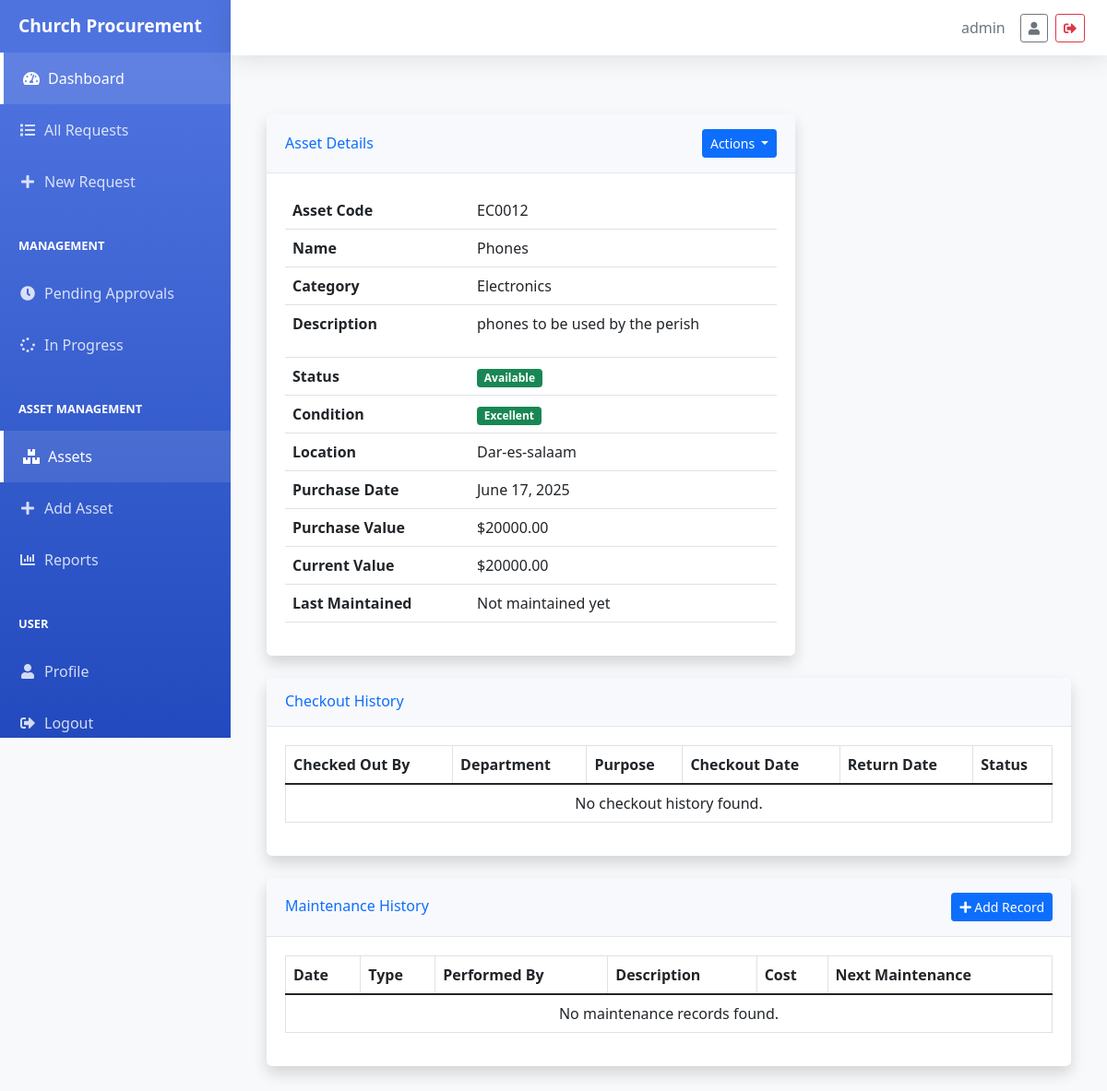
Page /procurement/assets/1/ (signed in) on the earlier database version.
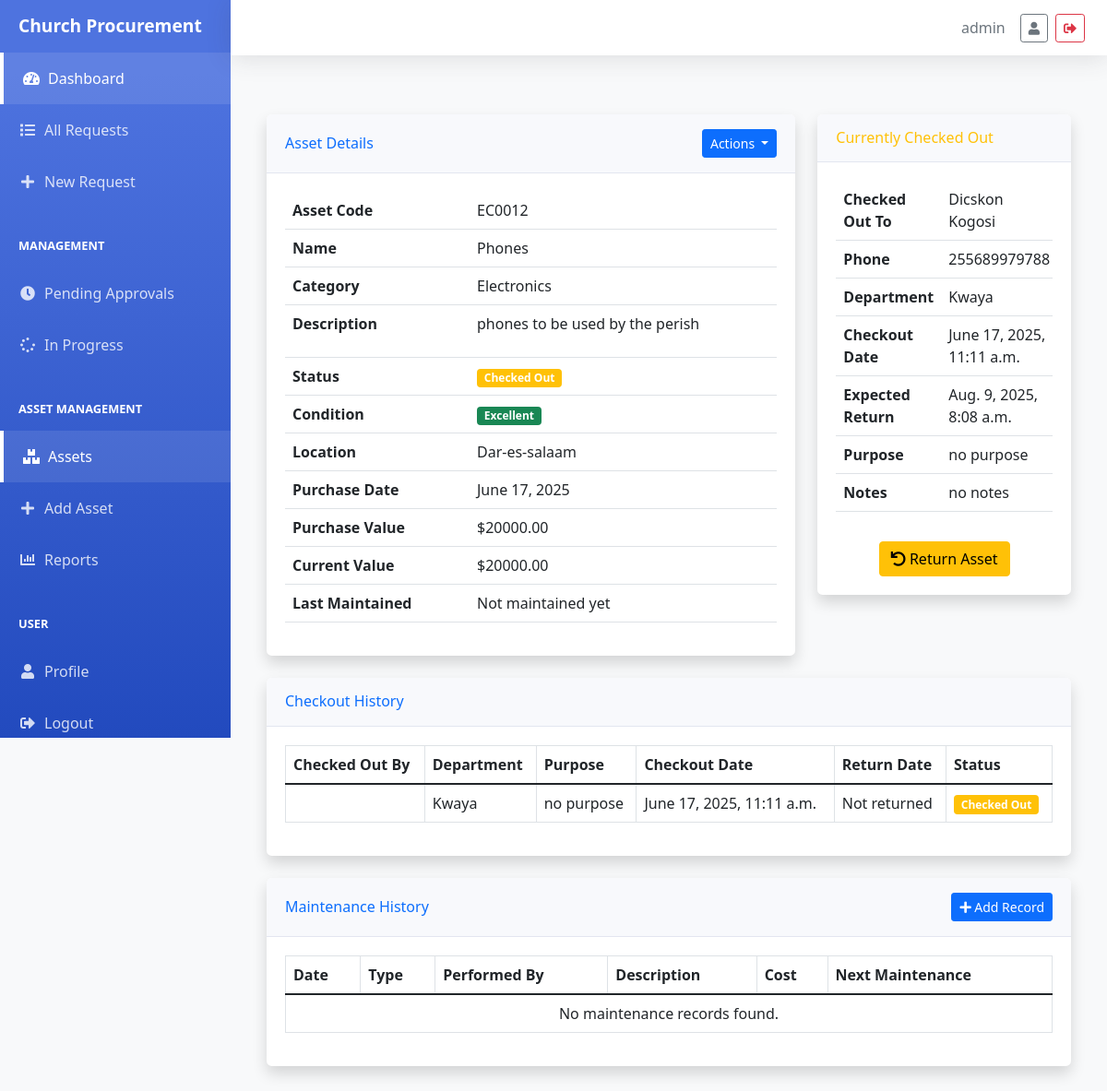
Same page on the later database version.
### procurement/models/asset.py (models this page shows, shortened)
class Asset(models.Model):
    CONDITION_CHOICES = [
        ('EXCELLENT', 'Excellent'),
        ('GOOD', 'Good'),
        ('FAIR', 'Fair'),
        ('POOR', 'Poor'),
        ('DAMAGED', 'Damaged'),
    ]
    STATUS_CHOICES = [
        ('AVAILABLE', 'Available'),
        ('CHECKED_OUT', 'Checked Out'),
        ('MAINTENANCE', 'Under Maintenance'),
        ('RETIRED', 'Retired'),
    ]
    name = models.CharField(max_length=200)
    asset_code = models.CharField(max_length=50, unique=True)
    category = models.ForeignKey(AssetCategory, on_delete=models.PROTECT)
    description = models.TextField()
    purchase_date = models.DateField()
    purchase_value = models.DecimalField(max_digits=10, decimal_places=2)
    current_value = models.DecimalField(max_digits=10, decimal_places=2)
    condition = models.CharField(max_length=20, choices=CONDITION_CHOICES)
    status = models.CharField(max_length=20, choices=STATUS_CHOICES, default='AVAILABLE')
    location = models.CharField(max_length=100)
    last_maintained = models.DateField(null=True, blank=True)
    notes = models.TextField(blank=True)
    created_at = models.DateTimeField(auto_now_add=True)
    updated_at = models.DateTimeField(auto_now=True)

class AssetCategory(models.Model):
    name = models.CharField(max_length=100)
    description = models.TextField(blank=True)
    class Meta:
        verbose_name_plural = "Asset Categories"

class AssetCheckout(models.Model):
    asset = models.ForeignKey(Asset, on_delete=models.PROTECT)
    checked_out_to_name = models.CharField(max_length=100)
    checked_out_to_phone = models.CharField(max_length=20)
    department = models.CharField(max_length=100)
    purpose = models.TextField()
    checked_out_date = models.DateTimeField(default=timezone.now)
    expected_return_date = models.DateTimeField()
    actual_return_date = models.DateTimeField(null=True, blank=True)
    condition_at_checkout = models.CharField(max_length=20, choices=Asset.CONDITION_CHOICES)
    condition_at_return = models.CharField(max_length=20, choices=Asset.CONDITION_CHOICES, null=True, blank=True)
    checkout_notes = models.TextField(blank=True)
    return_notes = models.TextField(blank=True)
    def is_overdue(self):
        if not self.actual_return_date and timezone.now() > self.expected_return_date:
            return True
        return False

### procurement/views/asset_views.py (the view)
# urls.py: path('assets/<int:pk>/', AssetDetailView.as_view(), name='asset_detail'),
class AssetDetailView(LoginRequiredMixin, DetailView):
    model = Asset
    template_name = 'procurement/asset/asset_detail.html'
    context_object_name = 'asset'
    def get_context_data(self, **kwargs):
        context = super().get_context_data(**kwargs)
        context['checkouts'] = self.object.assetcheckout_set.all().order_by('-checked_out_date')
        context['maintenance_records'] = self.object.maintenancerecord_set.all().order_by('-maintenance_date')
        if self.object.status == 'CHECKED_OUT':
            try:
                context['current_checkout'] = self.object.assetcheckout_set.filter(
                    actual_return_date__isnull=True
                ).latest('checked_out_date')
            except AssetCheckout.DoesNotExist:
                context['current_checkout'] = None
        return context

### procurement/templates/procurement/asset/asset_detail.html (shortened to what the changed rows need)
{% extends 'base.html' %}
{% block content %}
<div class="container-fluid py-4">
    <div class="row">
        <div class="col-xl-8 col-lg-7">
            <div class="card shadow mb-4">
                <div class="card-body">
                    <div class="table-responsive">
                        <table class="table">
                            <tr>
                                <th style="width: 200px;">Asset Code</th>
                                <td>{{ asset.asset_code }}</td>
                            </tr>
                            <tr>
                                <th>Name</th>
                                <td>{{ asset.name }}</td>
                            </tr>
                            <tr>
                                <th>Category</th>
                                <td>{{ asset.category.name }}</td>
                            </tr>
                            <tr>
                                <th>Description</th>
                                <td>{{ asset.description|linebreaks }}</td>
                            </tr>
                            <tr>
                                <th>Status</th>
                                <td>
                                    <span class="badge {% if asset.status == 'AVAILABLE' %}bg-success
                                        {% elif asset.status == 'CHECKED_OUT' %}bg-warning
                                        {% elif asset.status == 'MAINTENANCE' %}bg-info
                                        {% else %}bg-secondary{% endif %}">
                                        {{ asset.get_status_display }}
                                    </span>
                                </td>
                            </tr>
                            <tr>
                                <th>Condition</th>
                                <td>
                                    <span class="badge {% if asset.condition == 'EXCELLENT' %}bg-success
                                        {% elif asset.condition == 'GOOD' %}bg-info
                                        {% elif asset.condition == 'FAIR' %}bg-warning
                                        {% else %}bg-danger{% endif %}">
                                        {{ asset.get_condition_display }}
                                    </span>
                                </td>
                            </tr>
                            <tr>
                                <th>Location</th>
                                <td>{{ asset.location }}</td>
                            </tr>
                            <tr>
                                <th>Purchase Date</th>
                                <td>{{ asset.purchase_date }}</td>
                            </tr>
                            <tr>
                                <th>Purchase Value</th>
                                <td>${{ asset.purchase_value|floatformat:2 }}</td>
                            </tr>
                            <tr>
                                <th>Current Value</th>
                                <td>${{ asset.current_value|floatformat:2 }}</td>
                            </tr>
                            <tr>
                                <th>Last Maintained</th>
                                <td>{{ asset.last_maintained|default:"Not maintained yet" }}</td>
                            </tr>
                        </table>
                    </div>
                </div>
            </div>
        </div>
        <div class="col-xl-4 col-lg-5">
            {% if current_checkout %}
            <div class="card shadow mb-4">
                <div class="card-header py-3">
                    <h6 class="m-0 font-weight-bold text-warning">Currently Checked Out</h6>
                </div>
                <div class="card-body">
                    <div class="table-responsive">
                        <table class="table">
                            <tr>
                                <th>Checked Out To</th>
                                <td>{{ current_checkout.checked_out_to_name }}</td>
                            </tr>
                            <tr>
                                <th>Phone</th>
                                <td>{{ current_checkout.checked_out_to_phone }}</td>
                            </tr>
                            <tr>
                                <th>Department</th>
                                <td>{{ current_checkout.department }}</td>
                            </tr>
                            <tr>
                                <th>Checkout Date</th>
                                <td>{{ current_checkout.checked_out_date }}</td>
                            </tr>
                            <tr>
                                <th>Expected Return</th>
                                <td>{{ current_checkout.expected_return_date }}</td>
                            </tr>
                            <tr>
                                <th>Purpose</th>
                                <td>{{ current_checkout.purpose }}</td>
                            </tr>
                            {% if current_checkout.checkout_notes %}
                            <tr>
                                <th>Notes</th>
                                <td>{{ current_checkout.checkout_notes }}</td>
                            </tr>
                            {% endif %}
                        </table>
                    </div>
                    <div class="text-center mt-3">
                        <a href="{% url 'procurement:asset_return' current_checkout.pk %}" class="btn btn-warning">
                            <i class="fas fa-undo"></i> Return Asset
                        </a>
                    </div>
                </div>
            </div>
            {% endif %}
        </div>
    </div>
    <div class="row">
        <div class="col-12">
            <div class="card shadow mb-4">
                <div class="card-body">
                    <div class="table-responsive">
                        <table class="table table-bordered">
                            <thead>
                                <tr>
                                    <th>Checked Out By</th>
                                    <th>Department</th>
                                    <th>Purpose</th>
                                    <th>Checkout Date</th>
                                    <th>Return Date</th>
                                    <th>Status</th>
                                </tr>
                            </thead>
                            <tbody>
                                {% for checkout in checkouts %}
                                <tr>
                                    <td>{{ checkout.checked_out_by }}</td>
                                    <td>{{ checkout.department }}</td>
                                    <td>{{ checkout.purpose }}</td>
                                    <td>{{ checkout.checked_out_date }}</td>
                                    <td>{{ checkout.actual_return_date|default:"Not returned" }}</td>
                                    <td>
                                        {% if not checkout.actual_return_date %}
                                            {% if checkout.is_overdue %}
                                            <span class="badge bg-danger">Overdue</span>
                                            {% else %}
                                            <span class="badge bg-warning">Checked Out</span>
                                            {% endif %}
                                        {% else %}
                                        <span class="badge bg-success">Returned</span>
                                        {% endif %}
                                    </td>
                                </tr>
                                {% empty %}
                                <tr>
                                    <td colspan="6" class="text-center">No checkout history found.</td>
                                </tr>
                                {% endfor %}
                            </tbody>
                        </table>
                    </div>
                </div>
            </div>
        </div>
    </div>
    <div class="row">
        <div class="col-12">
            <div class="card shadow mb-4">
                <div class="card-body">
                    <div class="table-responsive">
                        <table class="table table-bordered">
                            <thead>
                                <tr>
                                    <th>Date</th>
                                    <th>Type</th>
                                    <th>Performed By</th>
                                    <th>Description</th>
                                    <th>Cost</th>
                                    <th>Next Maintenance</th>
                                </tr>
                            </thead>
                        </table>
                    </div>
                </div>
            </div>
        </div>
    </div>
</div>
{% endblock %}

Differences in the rows shown:
changed Asset "EC0012": status "Available" → "Checked Out"
added AssetCheckout: checked_out_to_name "Dicskon Kogosi", checked_out_to_phone "255689979788", department "Kwaya", checked_out_date "June 17, 2025, 11:11 a.m.", expected_return_date "Aug. 9, 2025, 8:08 a.m.", purpose "no purpose", checkout_notes "no notes", actual_return_date "Not returned", shows "Checked Out"
Other differences:
text no longer shown: "No checkout history found."
text now shown: "Currently Checked Out Checked Out To Phone Department Checkout Date Expected Return Purpose Notes Return Asset"
